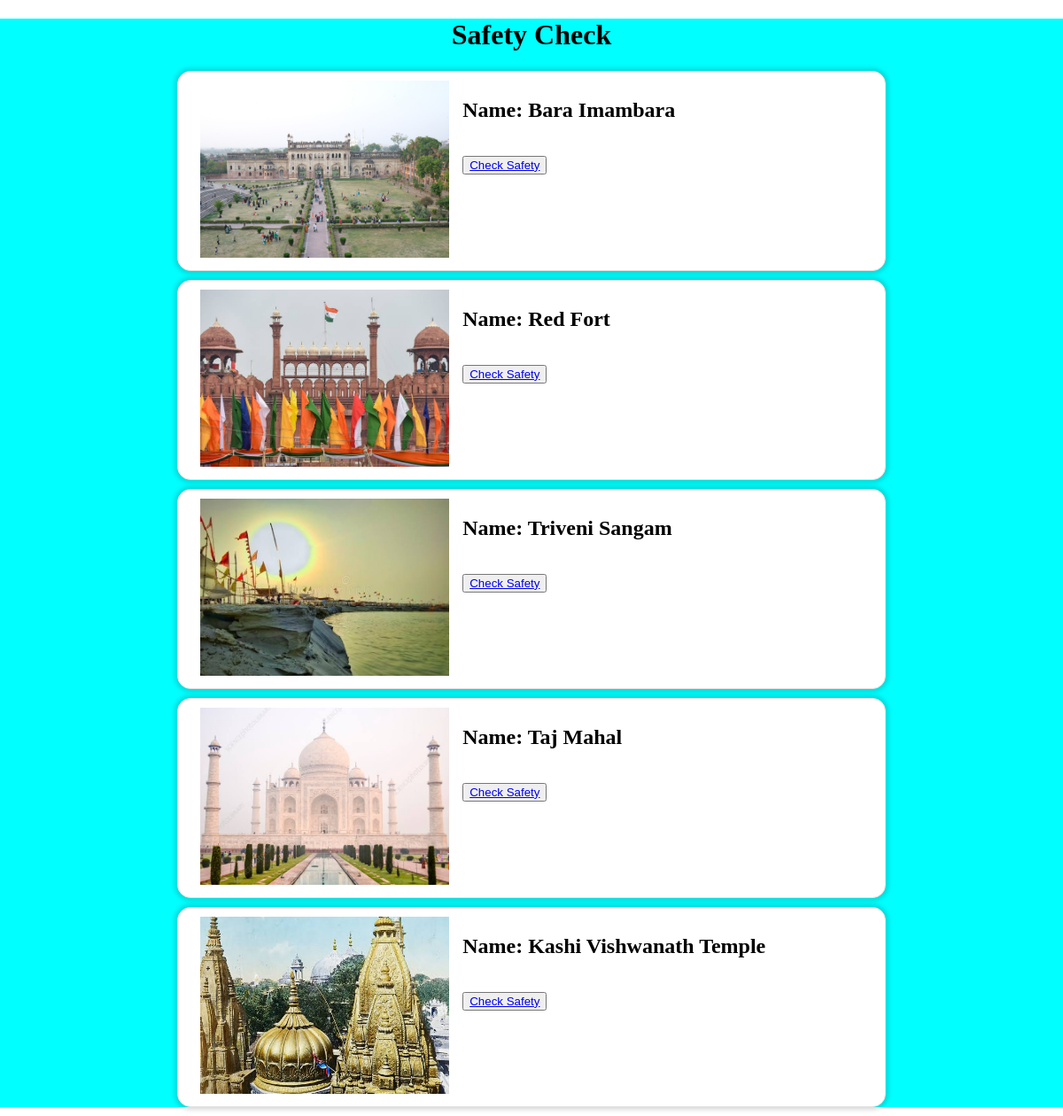
/Visitor/safety_check/, run on the app's committed database.
### Places/models.py (models this page shows, shortened)
class PlacesDetails(models.Model):#post
    name=models.CharField(max_length=255,blank=False)
    city=models.CharField(max_length=20,blank=False)
    address=models.CharField(max_length=255,blank=False)
    picture=models.ImageField(null=True,blank=True,upload_to="images/Places/profile")
    visiting_time=models.CharField(max_length=20,null=True,blank=True)
    day_open=models.CharField(max_length=255,null=True,blank=True)
    fees=models.IntegerField(null=True,blank=True)
    month_to_visit=models.CharField(max_length=20,null=True,blank=True)
    population_density=models.IntegerField(null=True, blank=True)
    avg_age=models.IntegerField(null=True,blank=True)
    avg_income=models.IntegerField(null=True,blank=True)
    police_station_count=models.IntegerField(null=True,blank=True)
    petroling_vans=models.IntegerField(null=True,blank=True)
    morality_level=models.IntegerField(null=True,blank=True)

### Visitor/views.py (the view)
# urls.py: path('safety_check/',views.safety_check, name="safety_check"),
def safety_check(request):
        d = request.user
        all_places = PlacesDetails.objects.all()
        data = {
            'places': all_places,
            'user': d,
            'status': '1',
            'this_place': '',
            'result': '-1',
            'A': {1, 2, 3, 4, 5, 6},
        }
        return render(request,'home/safety_check.html',context=data)

### templates/home/safety_check.html (shortened to what this page needs)
{% load static %}
<!DOCTYPE html>
<html>
    <head>
    </head>
    <body>
    <div class="main">
        <center><h1>Safety Check</h1></center>
        {% for place in places%}
        <div class="place_details">
            <div class="place_image">
                <img src="/media/{{ place.picture }}">
            </div>
            <div class="place_detail">
                <h2>Name: {{ place.name }}</h2>
                <br>
                <button>
                    <a href="{% url 'measure_safety' place.pk %}">Check Safety</a>
                </button>
            </div>
        </div>
        {% endfor %}
    </div>
    </body>
</html>

### templates/home/safety_check.html (style rules this page uses)
* { box-sizing: border-box }
body { margin: 0px; padding: 0px; }
.place_details { display:flex; height: 100%; border: 1px solid #e0e0e0; margin: 10px 200px; border-radius: 15px; box-shadow: 0px 0px 5px 3px rgba(0,0,0,0.15); padding: 10px; background-color: #fff; }
.place_detail { display: inline; }
.place_image { width:40%; padding: 0 15px; }
.place_image img { width:100%; object-fit: cover; object-position: center; height: 200px; }
.main { background-color: aqua; }

### data on the page
PlacesDetails: picture (picture), name "Bara Imambara"
PlacesDetails: picture (picture), name "Red Fort"
PlacesDetails: picture (picture), name "Triveni Sangam"
PlacesDetails: picture (picture), name "Taj Mahal"
PlacesDetails: picture (picture), name "Kashi Vishwanath Temple"
